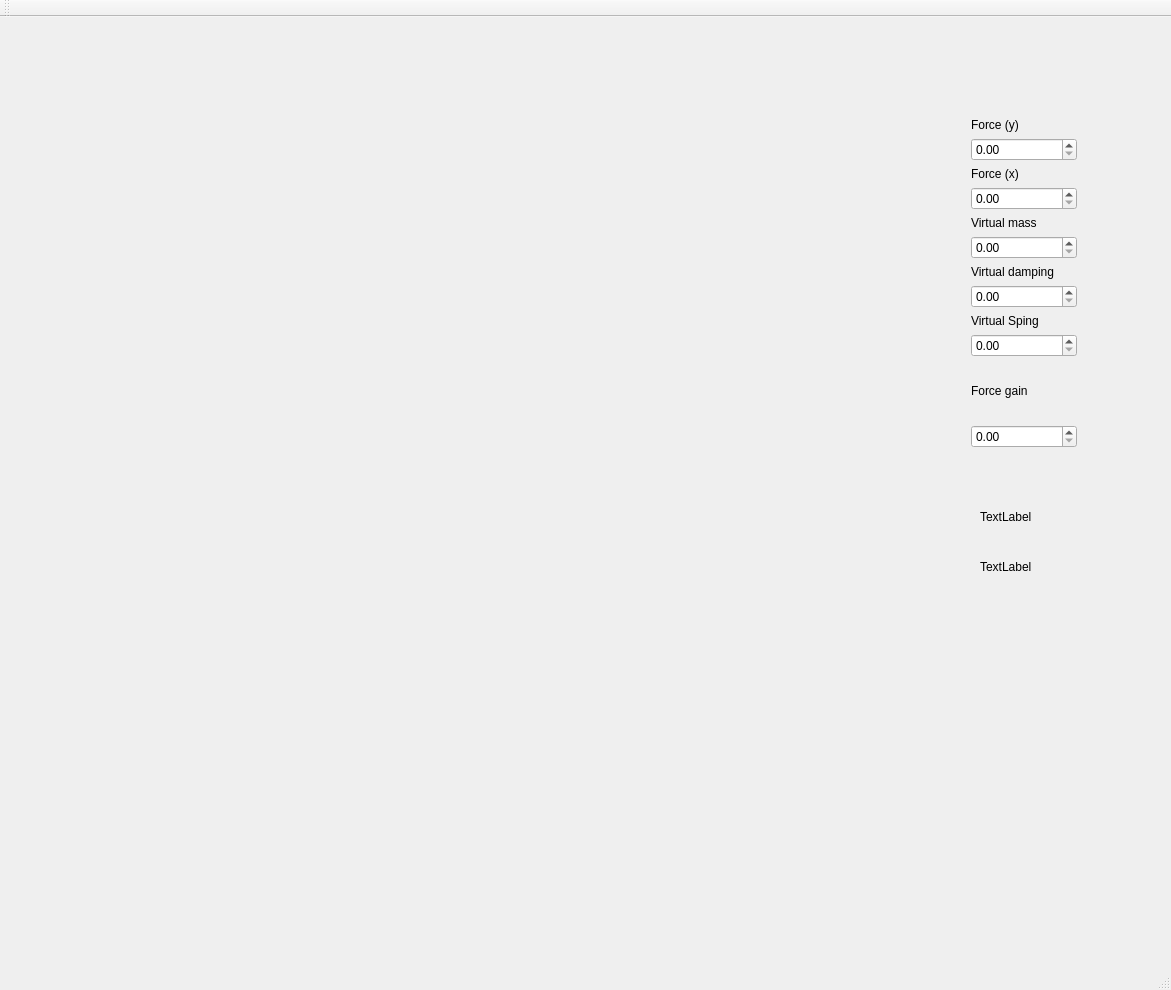
<?xml version="1.0" encoding="UTF-8"?>
<ui version="4.0">
 <class>MainWindow</class>
 <widget class="QMainWindow" name="MainWindow">
  <property name="geometry">
   <rect>
    <x>0</x>
    <y>0</y>
    <width>1171</width>
    <height>990</height>
   </rect>
  </property>
  <property name="windowTitle">
   <string>MainWindow</string>
  </property>
  <widget class="QWidget" name="centralWidget">
   <widget class="QCustomPlot" name="customplot" native="true">
    <property name="geometry">
     <rect>
      <x>40</x>
      <y>10</y>
      <width>900</width>
      <height>900</height>
     </rect>
    </property>
   </widget>
   <widget class="QWidget" name="layoutWidget">
    <property name="geometry">
     <rect>
      <x>960</x>
      <y>90</y>
      <width>128</width>
      <height>352</height>
     </rect>
    </property>
    <layout class="QVBoxLayout" name="verticalLayout_2">
     <item>
      <layout class="QVBoxLayout" name="verticalLayout">
       <item>
        <widget class="QLabel" name="label_force_y">
         <property name="text">
          <string>Force (y)</string>
         </property>
        </widget>
       </item>
       <item>
        <widget class="QDoubleSpinBox" name="forcey_SpinBox"/>
       </item>
       <item>
        <widget class="QLabel" name="label_force_x">
         <property name="text">
          <string>Force (x)</string>
         </property>
        </widget>
       </item>
       <item>
        <widget class="QDoubleSpinBox" name="forcex_SpinBox"/>
       </item>
       <item>
        <widget class="QLabel" name="label_virtual_mass">
         <property name="text">
          <string>Virtual mass</string>
         </property>
        </widget>
       </item>
       <item>
        <widget class="QDoubleSpinBox" name="virtual_mass_SpinBox"/>
       </item>
       <item>
        <widget class="QLabel" name="label_virtual_damping">
         <property name="text">
          <string>Virtual damping</string>
         </property>
        </widget>
       </item>
       <item>
        <widget class="QDoubleSpinBox" name="virtual_damping_SpinBox"/>
       </item>
       <item>
        <widget class="QLabel" name="label_virtual_spring">
         <property name="text">
          <string>Virtual Sping</string>
         </property>
        </widget>
       </item>
       <item>
        <widget class="QDoubleSpinBox" name="virtual_spring_SpinBox"/>
       </item>
      </layout>
     </item>
     <item>
      <widget class="QLabel" name="label">
       <property name="text">
        <string>Force gain</string>
       </property>
      </widget>
     </item>
     <item>
      <widget class="QDoubleSpinBox" name="force_gain_SpinBox"/>
     </item>
    </layout>
   </widget>
   <widget class="QLabel" name="actual_force_x_label">
    <property name="geometry">
     <rect>
      <x>980</x>
      <y>490</y>
      <width>181</width>
      <height>19</height>
     </rect>
    </property>
    <property name="text">
     <string>TextLabel</string>
    </property>
   </widget>
   <widget class="QLabel" name="actual_force_y_label">
    <property name="geometry">
     <rect>
      <x>980</x>
      <y>540</y>
      <width>171</width>
      <height>19</height>
     </rect>
    </property>
    <property name="text">
     <string>TextLabel</string>
    </property>
   </widget>
  </widget>
  <widget class="QMenuBar" name="menuBar">
   <property name="geometry">
    <rect>
     <x>0</x>
     <y>0</y>
     <width>1171</width>
     <height>24</height>
    </rect>
   </property>
  </widget>
  <widget class="QToolBar" name="mainToolBar">
   <attribute name="toolBarArea">
    <enum>TopToolBarArea</enum>
   </attribute>
   <attribute name="toolBarBreak">
    <bool>false</bool>
   </attribute>
  </widget>
  <widget class="QStatusBar" name="statusBar"/>
 </widget>
 <layoutdefault spacing="6" margin="11"/>
 <customwidgets>
  <customwidget>
   <class>QCustomPlot</class>
   <extends>QWidget</extends>
   <header>qcustomplot.h</header>
   <container>1</container>
  </customwidget>
 </customwidgets>
 <resources/>
 <connections/>
</ui>
